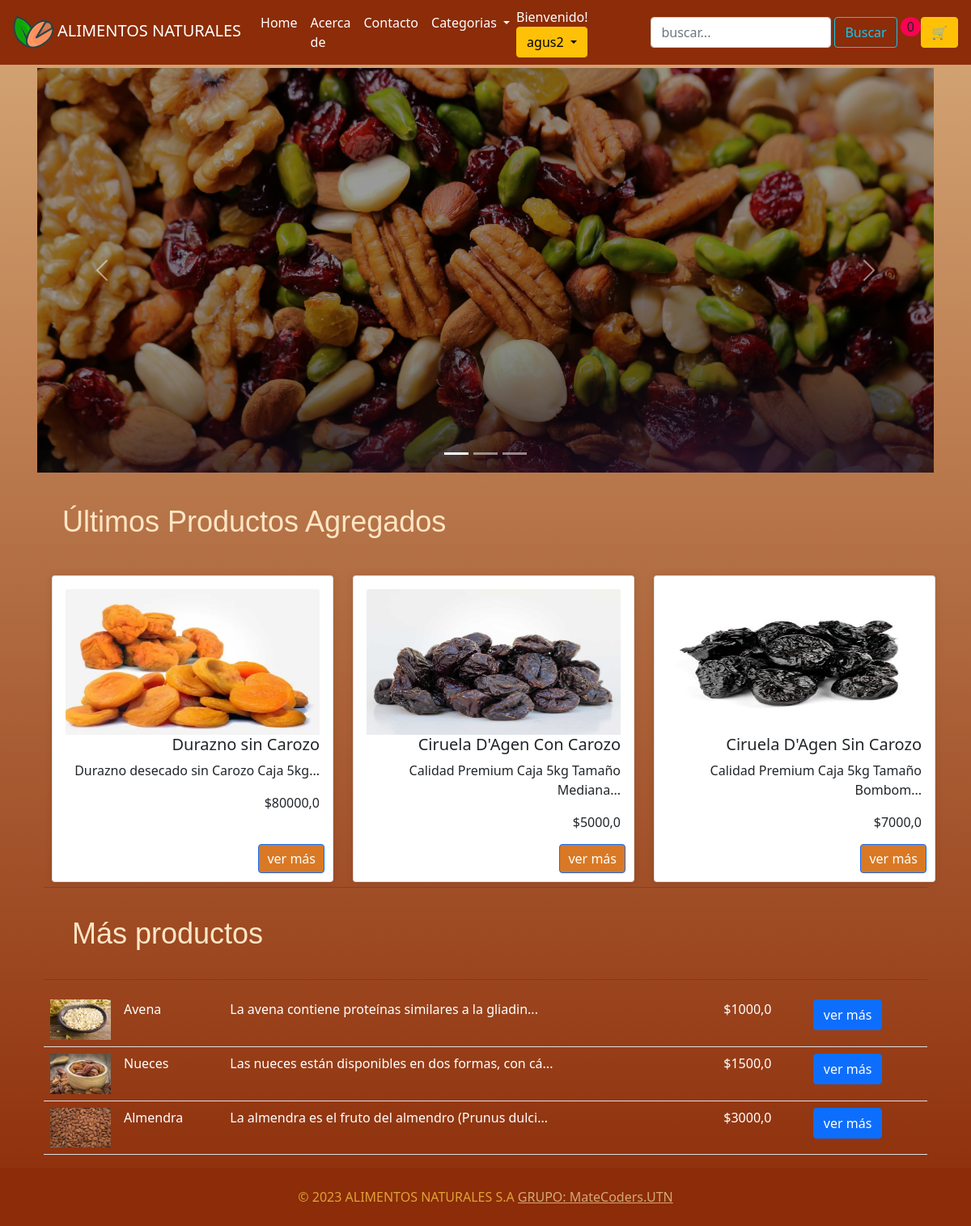
The page / (signed in) on the database its author committed.
### TIENDA/models.py (models this page shows, shortened)
class Producto(models.Model):
    titulo = models.CharField(max_length=100)
    imagen = models.FileField(upload_to= "imagenes", null = True )
    descripcion = models.TextField(max_length=1000)
    precio = models.FloatField()
    categoria = models.ForeignKey(Categoria,on_delete=models.CASCADE, related_name='categoria_producto')
    fecha = models.DateTimeField(auto_now_add=True)

### TIENDA/views.py (the view)
# urls.py: path('', views.home, name = 'home'),
def home(request):
    if "carrito" not in request.session:
            request.session["carrito"] = []
    nuevos = Producto.objects.all().order_by('-fecha')[:3]
    productos = Producto.objects.all().order_by('-fecha')[3:10]
    return render(request, 'tienda/index.html', {
        'productos': productos,
        'nuevos': nuevos,
        'carrito': request.session["carrito"]
    })

### TIENDA/context_processor.py (called while the page is built)
def extras(request):
    if "carrito" not in request.session:
        request.session["carrito"] = []
    cantidad_productos = len(request.session['carrito'])
    return({'categoria': Categoria.objects.all(),
            'cantidad_productos': cantidad_productos,
            })

### TIENDA/models.py (called while the page is built)
    def __str__(self) -> str:
        return f'{self.titulo}'

### TIENDA/templates/tienda/index.html (shortened to what this page needs)
{% extends 'tienda/layout.html' %}
{% load static %}
{% block content %}
<div id="carouselExampleIndicators" class="carousel slide p-1" data-bs-ride="carousel">
  <div class="carousel-indicators">
    <button class="active" type="button" data-bs-target="#carouselExampleIndicators" data-bs-slide-to="0" aria-label="Slide 1" aria-current="true"></button>
    <button type="button" data-bs-target="#carouselExampleIndicators" data-bs-slide-to="1" aria-label="Slide 2"></button>
    <button type="button" data-bs-target="#carouselExampleIndicators" data-bs-slide-to="2" aria-label="Slide 3"></button>
  </div>
  <div class="carousel-inner">
    <div class="carousel-item d-item active">
      <img src="{% static 'media/img/fondonueces1.png' %}" class="d-block w-100 d-img" alt="...">
    </div>
  </div>
  <button class="carousel-control-prev" type="button" data-bs-target="#carouselExampleIndicators" data-bs-slide="prev">
    <span class="carousel-control-prev-icon" aria-hidden="true"></span>
  </button>
  <button class="carousel-control-next" type="button" data-bs-target="#carouselExampleIndicators" data-bs-slide="next">
    <span class="carousel-control-next-icon" aria-hidden="true"></span>
  </button>
</div>
<h2 class="ultimos-text">Últimos Productos Agregados</h2>
<div class="container">
        <div class="row justify-content-md-around">
            {% for producto in nuevos  %}
                <div class="col-md-4" >
                    <div class="card text-end carta-producto " >
                        <div class="card-body ">
                            <img src=" {{ media_url  }}{{ producto.imagen.url }}" class="card-img-top" alt="..." style="max-height: 15vw;">
                            <h5 class="card-title">{{producto.titulo}}</h5>
                            <p class="card-text">{{producto.descripcion |  slice:'0:50'}}...</p>
                            <p class="card-text precio"> ${{producto.precio}} </p>
                            <a href="{% url 'tienda:producto' producto.id %}  " class="btn btn-primary btn-ver-mas">ver más</a>
                        </div>
                    </div>
                </div>
            {% endfor %}
        </div>
    <hr>
</div>
<div class="container">
<h2 class="ultimos-text">Más productos</h2>
<hr>
<table class="table table-hover table-responsive-md">
    {% for producto in productos  %}
        <tr>
            <td scope="col " class="col-sm-1"> <img src=" {{ media_url  }}{{ producto.imagen.url }}" class="img-fluid" style="max-height: 20vh;" alt= {{producto.titulo}}>  </td>
            <td scope="col" style="color: #ffffff;"> {{producto.titulo}} </td>
            <td scope="col" style="color: #ffffff;">{{producto.descripcion |slice:"0:50"}}... </td>
            <td scope="col" style="color: #ffffff;">${{producto.precio}} </td>
            <td scope="col"><a href="{% url 'tienda:producto' producto.id %}  " class="btn btn-primary">ver más</a> </td>
        </tr>
      {% endfor %}
</table>
</div>
{% endblock content %}

### TIENDA/templates/tienda/layout.html (shortened to what this page needs)
{% load static %}
<!DOCTYPE html>
<html>
<head>
    <link href="https://cdn.jsdelivr.net/npm/bootstrap@5.0.2/dist/css/bootstrap.min.css" rel="stylesheet">
    <link rel="stylesheet" href="{% static 'css/styles.css' %}">
</head>
<body>
    <nav class="navbar navbar-expand-lg navbar-light sticky-top" style="background-color: #8C2C08;">
        <div class="container-fluid">
            <a class="navbar-brand" href="{% url 'tienda:home' %}" style="color: #ffffff;"><img src="{% static 'media/img/logo.png' %}" alt="Logo de la tienda" height="50">ALIMENTOS NATURALES</a>
            <div class="collapse navbar-collapse" id="navbarSupportedContent">
                <ul class="navbar-nav me-auto mb-2 mb-lg-0">
                    <li class="nav-item">
                        <a class="nav-link active" style="color: #ffffff;" aria-current="page" href="{% url 'tienda:home' %} ">Home</a>
                    </li>
                    <a href="{% url 'tienda:acerca' %} " class="nav-link active" style="color: #ffffff;"> Acerca de</a>
                    <a href="mailto: contacto@ALIMENTOSNATURALES.com" class="nav-link active" style="color: #ffffff;">Contacto</a>
                    <li class="nav-item dropdown">
                        <a class="nav-link dropdown-toggle" href="#" id="navbarDropdown" role="button"
                            data-bs-toggle="dropdown" aria-expanded="false" style="color: #ffffff;">
                            Categorias
                        </a>
                    </li>
                </ul>
                <div class="d-grid gap-2 d-md-block">
                    {% if user.is_authenticated %}
                        <div class="dropdown">
                            <span class="navbar-text" style="color: #ffffff">
                            Bienvenido!
                            </span>
                            <button class="btn btn-warning dropdown-toggle" type="button" id="dropdownMenuButton1"
                                data-bs-toggle="dropdown" aria-expanded="false">
                                {{user.username}}
                            </button>
                        </div>
                    {% endif%}
                </div>
                <form class="d-flex" action="{% url 'tienda:buscar' %}" method="get">
                    <input class="form-control me-1" name="buscar" type="text" placeholder="buscar...">
                    <button type="submit" class="btn btn-outline-info">Buscar</button>
                </form>
                {% if not perms.TIENDA.add_producto %}
                    <div class="" style="border-radius: 25%;  max-width: 55px; min-width: 25px ">
                        <p class="font-weight-bold text-center"
                            style="background-color: rgb(253, 0, 84); border-radius:50%; margin-top:2px ">
                            {{cantidad_productos}}
                        </p>
                    </div>
                    <a href=" {% url 'tienda:checkout' %} " class="btn btn-warning">&#x1F6D2; </a>
                {% endif %}
            </div>
        </div>
    </nav>
    <div class="container" style="min-height: 85vh;">
        {% block content %}
        {% endblock content %}
    </div>
    <footer class="footer mt-auto py-3" style="background-color: #8C2C08;">
        <div class="container">
            <div class="footer-copyright text-center py-2 "style="color: #DDA337;">
                © 2023 ALIMENTOS NATURALES S.A
                <a href="mailto: martinalejandrotorres77@gmail.com" style="color: #D5A877;">GRUPO: MateCoders.UTN</a>
            </div>
        </div>
    </footer>
</body>
</html>

### static/css/styles.css (style rules this page uses)
body { background: linear-gradient(to bottom, #D5A877, #8C2C08); background-repeat: no-repeat; background-size: cover; }
.carta-producto { width: 100%; height: 100%; }
.btn-ver-mas { position: absolute; bottom: 10px; right: 10px; background-color: #D97925; color: #FFFFFF; padding: 5px 10px; }
.precio { margin-bottom: 25px; }
.carta-producto, .carta-categoria { width: 100%; height: 100%; margin: 10px; box-shadow: 0 0 10px rgba(0, 0, 0, 0.1); }
.d-item { height: 500px; }
.d-img { height: 100%; object-fit: cover; filter: brightness(0.6); }
h2 { font-family: Arial, sans-serif; font-size: 25px; color: #FFE6C5; }
.ultimos-text { font-size: 36px; color: #FFE6C5; font-family: Arial, sans-serif; margin: 35px; }

### rows shown on the page
Producto: imagen (picture), titulo "Durazno sin Carozo", descripcion "Durazno desecado sin Carozo Caja 5kg", precio "80000,0"
Producto: imagen (picture), titulo "Ciruela D'Agen Con Carozo", descripcion "Calidad Premium Caja 5kg Tamaño Mediana", precio "5000,0"
Producto: imagen (picture), titulo "Ciruela D'Agen Sin Carozo", descripcion "Calidad Premium Caja 5kg Tamaño Bombom", precio "7000,0"
Producto: imagen (picture), titulo "Avena", descripcion "La avena contiene proteínas similares a la gliadin", precio "1000,0"
Producto: imagen (picture), titulo "Nueces", descripcion "Las nueces están disponibles en dos formas, con cá", precio "1500,0"
Producto: imagen (picture), titulo "Almendra", descripcion "La almendra es el fruto del almendro (Prunus dulci", precio "3000,0"

### other values the page prints
{{ user.username }} "agus2"
{{ cantidad_productos }} "0"
